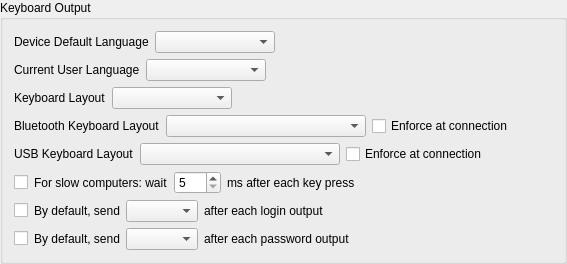
             <widget class="QGroupBox" name="groupBox_keyboard">
              <property name="title">
               <string>Keyboard Output</string>
              </property>
              <layout class="QVBoxLayout" name="verticalLayout_14">
               <item>
                <widget class="QWidget" name="settings_device_language" native="true">
                 <property name="toolTip">
                  <string>Default language for your device</string>
                 </property>
                 <layout class="QHBoxLayout" name="horizontalLayout_52">
                  <property name="leftMargin">
                   <number>0</number>
                  </property>
                  <property name="topMargin">
                   <number>0</number>
                  </property>
                  <property name="rightMargin">
                   <number>0</number>
                  </property>
                  <property name="bottomMargin">
                   <number>0</number>
                  </property>
                  <item>
                   <widget class="QLabel" name="label_deviceLang">
                    <property name="text">
                     <string>Device Default Language</string>
                    </property>
                   </widget>
                  </item>
                  <item>
                   <widget class="QComboBox" name="comboBoxDeviceLang">
                    <property name="minimumSize">
                     <size>
                      <width>120</width>
                      <height>0</height>
                     </size>
                    </property>
                   </widget>
                  </item>
                  <item>
                   <spacer name="horizontalSpacer_48">
                    <property name="orientation">
                     <enum>Qt::Horizontal</enum>
                    </property>
                    <property name="sizeHint" stdset="0">
                     <size>
                      <width>40</width>
                      <height>20</height>
                     </size>
                    </property>
                   </spacer>
                  </item>
                 </layout>
                </widget>
               </item>
               <item>
                <widget class="QWidget" name="settings_user_language" native="true">
                 <property name="toolTip">
                  <string>Language used for your user profile</string>
                 </property>
                 <layout class="QHBoxLayout" name="horizontalLayout_51">
                  <property name="leftMargin">
                   <number>0</number>
                  </property>
                  <property name="topMargin">
                   <number>0</number>
                  </property>
                  <property name="rightMargin">
                   <number>0</number>
                  </property>
                  <property name="bottomMargin">
                   <number>0</number>
                  </property>
                  <item>
                   <widget class="QLabel" name="label_userLanguage">
                    <property name="text">
                     <string>Current User Language</string>
                    </property>
                   </widget>
                  </item>
                  <item>
                   <widget class="QComboBox" name="comboBoxUserLanguage">
                    <property name="minimumSize">
                     <size>
                      <width>120</width>
                      <height>0</height>
                     </size>
                    </property>
                   </widget>
                  </item>
                  <item>
                   <spacer name="horizontalSpacer_49">
                    <property name="orientation">
                     <enum>Qt::Horizontal</enum>
                    </property>
                    <property name="sizeHint" stdset="0">
                     <size>
                      <width>40</width>
                      <height>20</height>
                     </size>
                    </property>
                   </spacer>
                  </item>
                 </layout>
                </widget>
               </item>
               <item>
                <widget class="QWidget" name="settings_keyboard_layout" native="true">
                 <property name="toolTip">
                  <string>Select the keyboard layout that your computer uses</string>
                 </property>
                 <layout class="QHBoxLayout" name="horizontalLayout_25">
                  <property name="leftMargin">
                   <number>0</number>
                  </property>
                  <property name="topMargin">
                   <number>0</number>
                  </property>
                  <property name="rightMargin">
                   <number>0</number>
                  </property>
                  <property name="bottomMargin">
                   <number>0</number>
                  </property>
                  <item>
                   <widget class="QLabel" name="label_4">
                    <property name="text">
                     <string>Keyboard Layout</string>
                    </property>
                   </widget>
                  </item>
                  <item>
                   <widget class="QComboBox" name="comboBoxLang">
                    <property name="sizePolicy">
                     <sizepolicy hsizetype="Maximum" vsizetype="Fixed">
                      <horstretch>0</horstretch>
                      <verstretch>0</verstretch>
                     </sizepolicy>
                    </property>
                    <property name="minimumSize">
                     <size>
                      <width>120</width>
                      <height>0</height>
                     </size>
                    </property>
                   </widget>
                  </item>
                  <item>
                   <spacer name="horizontalSpacer_27">
                    <property name="orientation">
                     <enum>Qt::Horizontal</enum>
                    </property>
                    <property name="sizeHint" stdset="0">
                     <size>
                      <width>40</width>
                      <height>20</height>
                     </size>
                    </property>
                   </spacer>
                  </item>
                 </layout>
                </widget>
               </item>
               <item>
                <widget class="QWidget" name="settings_bt_layout" native="true">
                 <property name="toolTip">
                  <string>Keyboard layout used when typing characters over the Bluetooth interface</string>
                 </property>
                 <layout class="QHBoxLayout" name="horizontalLayout_53">
                  <property name="leftMargin">
                   <number>0</number>
                  </property>
                  <property name="topMargin">
                   <number>0</number>
                  </property>
                  <property name="rightMargin">
                   <number>0</number>
                  </property>
                  <property name="bottomMargin">
                   <number>0</number>
                  </property>
                  <item>
                   <widget class="QLabel" name="label_btLayout">
                    <property name="text">
                     <string>Bluetooth Keyboard Layout</string>
                    </property>
                   </widget>
                  </item>
                  <item>
                   <widget class="QComboBox" name="comboBoxBtLayout">
                    <property name="minimumSize">
                     <size>
                      <width>200</width>
                      <height>0</height>
                     </size>
                    </property>
                   </widget>
                  </item>
                  <item>
                   <widget class="QCheckBox" name="checkBoxEnforceBTLayout">
                    <property name="toolTip">
                     <string>If enabled Bluetooth Keyboard Layout value is used from Moolticute instead of the device.</string>
                    </property>
                    <property name="text">
                     <string>Enforce at connection</string>
                    </property>
                   </widget>
                  </item>
                  <item>
                   <spacer name="horizontalSpacer_51">
                    <property name="orientation">
                     <enum>Qt::Horizontal</enum>
                    </property>
                    <property name="sizeHint" stdset="0">
                     <size>
                      <width>40</width>
                      <height>20</height>
                     </size>
                    </property>
                   </spacer>
                  </item>
                 </layout>
                </widget>
               </item>
               <item>
                <widget class="QWidget" name="settings_usb_layout" native="true">
                 <property name="toolTip">
                  <string>Keyboard layout used when typing characters over the USB interface</string>
                 </property>
                 <layout class="QHBoxLayout" name="horizontalLayout_54">
                  <property name="leftMargin">
                   <number>0</number>
                  </property>
                  <property name="topMargin">
                   <number>0</number>
                  </property>
                  <property name="rightMargin">
                   <number>0</number>
                  </property>
                  <property name="bottomMargin">
                   <number>0</number>
                  </property>
                  <item>
                   <widget class="QLabel" name="label_usbLayout">
                    <property name="text">
                     <string>USB Keyboard Layout</string>
                    </property>
                   </widget>
                  </item>
                  <item>
                   <widget class="QComboBox" name="comboBoxUsbLayout">
                    <property name="minimumSize">
                     <size>
                      <width>200</width>
                      <height>0</height>
                     </size>
                    </property>
                   </widget>
                  </item>
                  <item>
                   <widget class="QCheckBox" name="checkBoxEnforceUSBLayout">
                    <property name="toolTip">
                     <string>If enabled USB Keyboard Layout value is used from Moolticute instead of the device.</string>
                    </property>
                    <property name="text">
                     <string>Enforce at connection</string>
                    </property>
                   </widget>
                  </item>
                  <item>
                   <spacer name="horizontalSpacer_50">
                    <property name="orientation">
                     <enum>Qt::Horizontal</enum>
                    </property>
                    <property name="sizeHint" stdset="0">
                     <size>
                      <width>40</width>
                      <height>20</height>
                     </size>
                    </property>
                   </spacer>
                  </item>
                 </layout>
                </widget>
               </item>
               <item>
                <widget class="QWidget" name="settings_keyboard_keydelay" native="true">
                 <property name="toolTip">
                  <string>Enable this feature if characters are missing when using manual credential recall</string>
                 </property>
                 <layout class="QHBoxLayout" name="horizontalLayout_20">
                  <property name="leftMargin">
                   <number>0</number>
                  </property>
                  <property name="topMargin">
                   <number>0</number>
                  </property>
                  <property name="rightMargin">
                   <number>0</number>
                  </property>
                  <property name="bottomMargin">
                   <number>0</number>
                  </property>
                  <item>
                   <widget class="QCheckBox" name="checkBoxSlowHost">
                    <property name="text">
                     <string/>
                    </property>
                   </widget>
                  </item>
                  <item>
                   <widget class="QLabel" name="label_keyPressDelay">
                    <property name="text">
                     <string>For slow computers: wait</string>
                    </property>
                   </widget>
                  </item>
                  <item>
                   <widget class="QSpinBox" name="spinBoxInputDelayAfterKeyPressed">
                    <property name="sizePolicy">
                     <sizepolicy hsizetype="Maximum" vsizetype="Fixed">
                      <horstretch>0</horstretch>
                      <verstretch>0</verstretch>
                     </sizepolicy>
                    </property>
                    <property name="minimum">
                     <number>5</number>
                    </property>
                    <property name="maximum">
                     <number>100</number>
                    </property>
                   </widget>
                  </item>
                  <item>
                   <widget class="QLabel" name="label_9">
                    <property name="text">
                     <string>ms after each key press</string>
                    </property>
                   </widget>
                  </item>
                  <item>
                   <spacer name="horizontalSpacer_12">
                    <property name="orientation">
                     <enum>Qt::Horizontal</enum>
                    </property>
                    <property name="sizeHint" stdset="0">
                     <size>
                      <width>40</width>
                      <height>20</height>
                     </size>
                    </property>
                   </spacer>
                  </item>
                 </layout>
                </widget>
               </item>
               <item>
                <widget class="QWidget" name="settings_keyboard_key_after_login" native="true">
                 <property name="toolTip">
                  <string>Select which key is pressed after a login is manually entered</string>
                 </property>
                 <layout class="QHBoxLayout" name="horizontalLayout_21">
                  <property name="leftMargin">
                   <number>0</number>
                  </property>
                  <property name="topMargin">
                   <number>0</number>
                  </property>
                  <property name="rightMargin">
                   <number>0</number>
                  </property>
                  <property name="bottomMargin">
                   <number>0</number>
                  </property>
                  <item>
                   <widget class="QCheckBox" name="checkBoxSendAfterLogin">
                    <property name="text">
                     <string/>
                    </property>
                   </widget>
                  </item>
                  <item>
                   <widget class="QLabel" name="label_sendLoginChar">
                    <property name="text">
                     <string>By default, send</string>
                    </property>
                   </widget>
                  </item>
                  <item>
                   <widget class="QComboBox" name="comboBoxLoginOutput">
                    <property name="sizePolicy">
                     <sizepolicy hsizetype="Maximum" vsizetype="Fixed">
                      <horstretch>0</horstretch>
                      <verstretch>0</verstretch>
                     </sizepolicy>
                    </property>
                   </widget>
                  </item>
                  <item>
                   <widget class="QLabel" name="label_36">
                    <property name="text">
                     <string>after each login output</string>
                    </property>
                   </widget>
                  </item>
                  <item>
                   <spacer name="horizontalSpacer_13">
                    <property name="orientation">
                     <enum>Qt::Horizontal</enum>
                    </property>
                    <property name="sizeHint" stdset="0">
                     <size>
                      <width>40</width>
                      <height>20</height>
                     </size>
                    </property>
                   </spacer>
                  </item>
                 </layout>
                </widget>
               </item>
               <item>
                <widget class="QWidget" name="settings_keyboard_key_after_password" native="true">
                 <property name="toolTip">
                  <string>Select which key is pressed after a password is manually entered</string>
                 </property>
                 <layout class="QHBoxLayout" name="horizontalLayout_22">
                  <property name="leftMargin">
                   <number>0</number>
                  </property>
                  <property name="topMargin">
                   <number>0</number>
                  </property>
                  <property name="rightMargin">
                   <number>0</number>
                  </property>
                  <property name="bottomMargin">
                   <number>0</number>
                  </property>
                  <item>
                   <widget class="QCheckBox" name="checkBoxSendAfterPassword">
                    <property name="text">
                     <string/>
                    </property>
                   </widget>
                  </item>
                  <item>
                   <widget class="QLabel" name="label_sendPwdChar">
                    <property name="text">
                     <string>By default, send</string>
                    </property>
                   </widget>
                  </item>
                  <item>
                   <widget class="QComboBox" name="comboBoxPasswordOutput">
                    <property name="sizePolicy">
                     <sizepolicy hsizetype="Maximum" vsizetype="Fixed">
                      <horstretch>0</horstretch>
                      <verstretch>0</verstretch>
                     </sizepolicy>
                    </property>
                   </widget>
                  </item>
                  <item>
                   <widget class="QLabel" name="label_37">
                    <property name="text">
                     <string>after each password output</string>
                    </property>
                   </widget>
                  </item>
                  <item>
                   <spacer name="horizontalSpacer_18">
                    <property name="orientation">
                     <enum>Qt::Horizontal</enum>
                    </property>
                    <property name="sizeHint" stdset="0">
                     <size>
                      <width>40</width>
                      <height>20</height>
                     </size>
                    </property>
                   </spacer>
                  </item>
                 </layout>
                </widget>
               </item>
              </layout>
             </widget>
